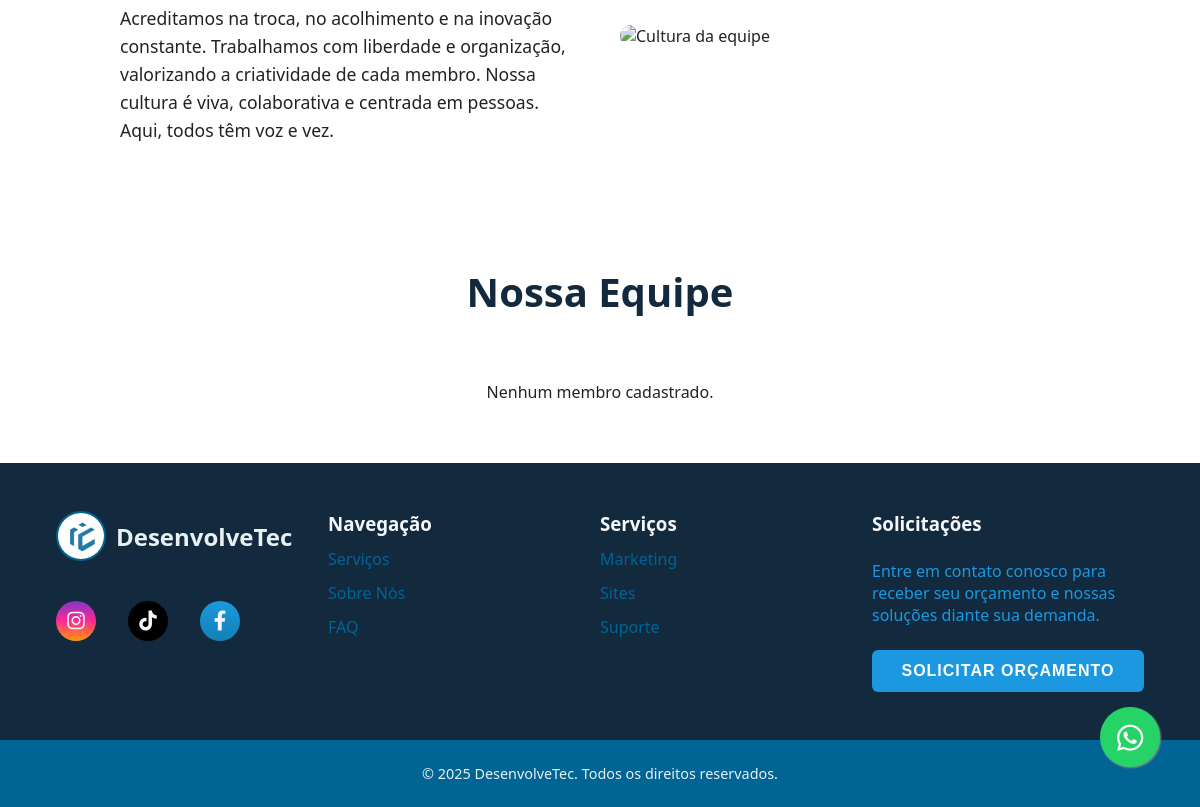
The page /DesenvolveTEC-main/sobre.php (lower part) on the database as committed earlier.
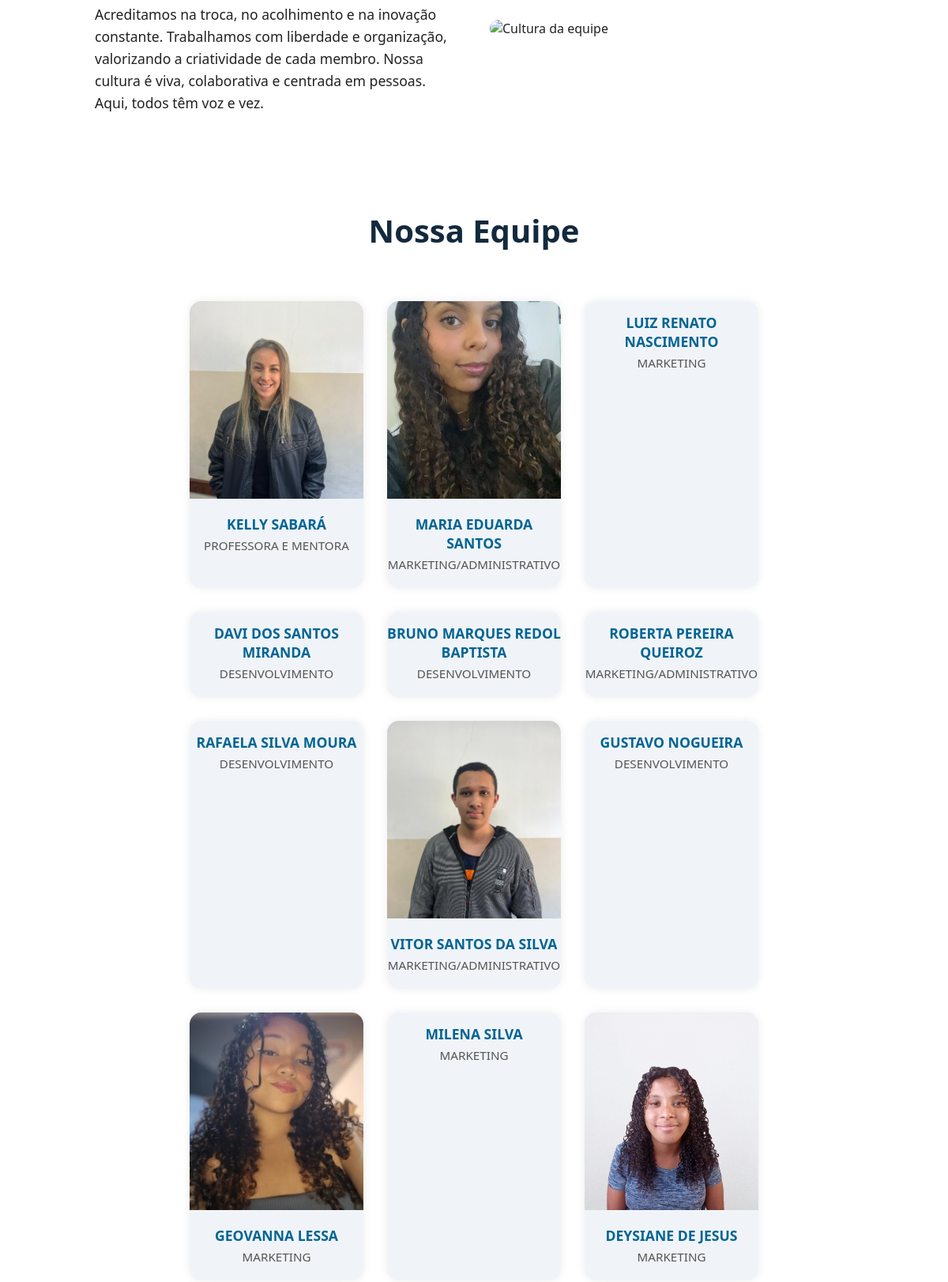
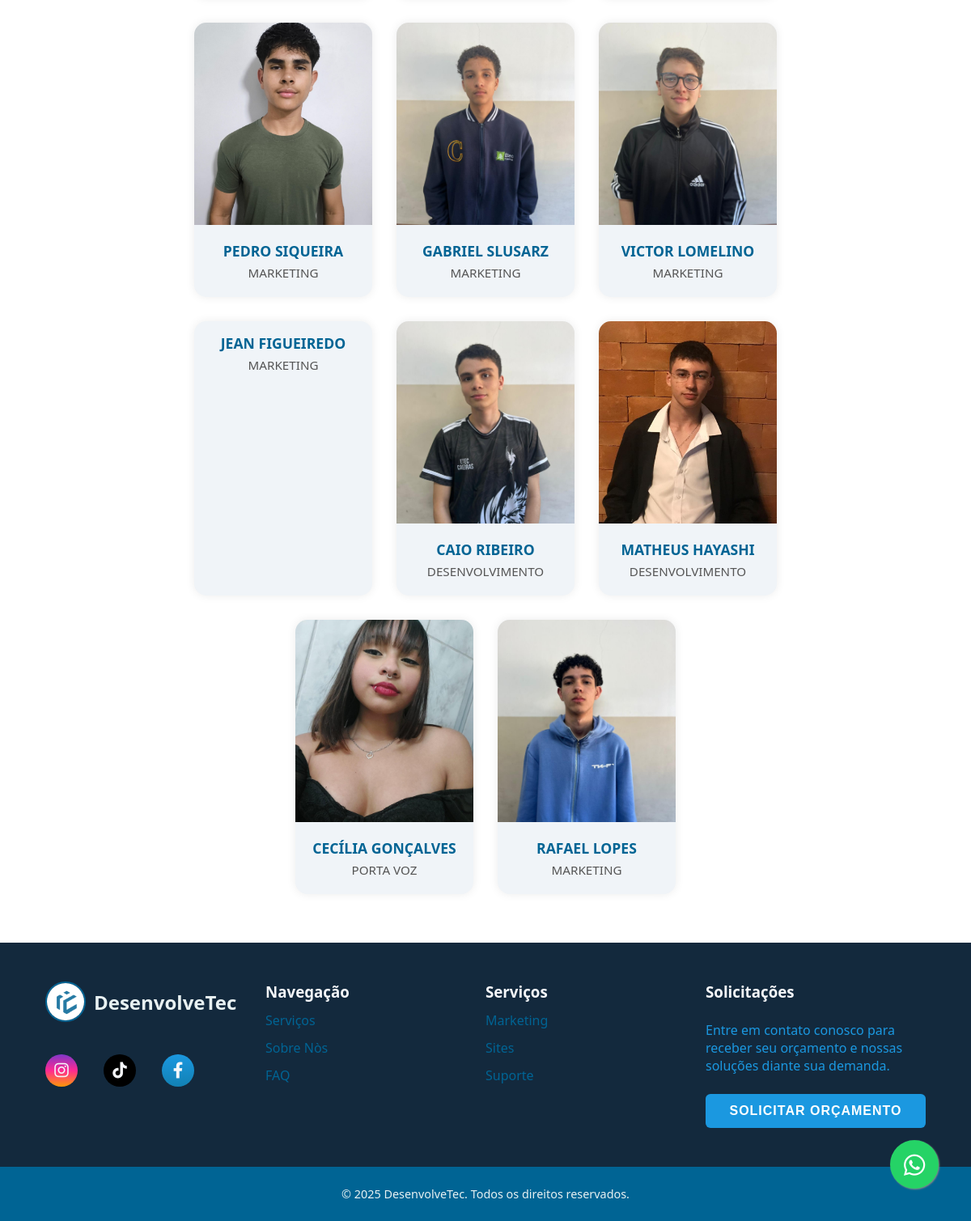
The same page on the database as committed later (2 pictures, top to bottom).
### tables this page shows
CREATE TABLE IF NOT EXISTS equipe (
    id INT PRIMARY KEY AUTO_INCREMENT,
    nome VARCHAR(100) NOT NULL,
    cargo VARCHAR(100) NOT NULL,
    foto VARCHAR(255) DEFAULT NULL,
    descricao TEXT,
    ordem_exibicao INT DEFAULT 0,
    ativo BOOLEAN DEFAULT TRUE,
    data_criacao TIMESTAMP DEFAULT CURRENT_TIMESTAMP
);

### DesenvolveTEC-main/sobre.php (the view, shortened to what this page needs)
<!DOCTYPE html>
<html lang="pt-BR">
<head>
  <link rel="stylesheet" href="css/estilo.css">
  <link rel="stylesheet" href="css/sobre.css">
  <link rel="stylesheet" href="https://cdnjs.cloudflare.com/ajax/libs/font-awesome/6.0.0-beta3/css/all.min.css">
</head>
<body>
  <?php
$conn = new mysqli("localhost", "root", "", "desenvolvetec");
$sql = "SELECT nome, cargo, foto FROM equipe";
$result = $conn->query($sql);
?>
  <section class="bloco">
    <div class="texto">
      <p>Acreditamos na troca, no acolhimento e na inovação constante. Trabalhamos com liberdade e organização,
        valorizando a criatividade de cada membro. Nossa cultura é viva, colaborativa e centrada em pessoas. Aqui, todos
        têm voz e vez.</p>
    </div>
    <div class="imagem">
      <img src="imagens/cultura.png" alt="Cultura da equipe">
    </div>
  </section>
  <section class="equipe">
    <h2>Nossa Equipe</h2>
    <br>
    <div class="membros">
      <?php if ($result && $result->num_rows > 0): ?>
      <?php while($row = $result->fetch_assoc()): ?>
      <div class="membro">
        <?php if (!empty($row['foto'])): ?>
          <img src="<?php echo htmlspecialchars($row['foto']); ?>"
               alt="Foto de <?php echo htmlspecialchars($row['nome']); ?>"
               onerror="this.style.display='none'; this.nextElementSibling.style.display='block'">
        <?php else: ?>
          <div class="avatar-fallback" style="width:100%; height:250px; background:#ddd; display:flex; align-items:center; justify-content:center;">
            <i class="fas fa-user" style="font-size: 3rem; color: #666;"></i>
          </div>
        <?php endif; ?>
        <h4><?php echo htmlspecialchars($row['nome']); ?></h4>
        <p><?php echo htmlspecialchars($row['cargo']); ?></p>
      </div>
      <?php endwhile; ?>
      <?php else: ?>
      <p>Nenhum membro cadastrado.</p>
      <?php endif; ?>
    </div>
  </section>
  <footer>
    <div id="footer_content">
      <div id="footer_contacts">
        <div class="logo" id="logo-footer">
          <img src="imagens/logo_azul.png" alt="Logo DesenvolveTec" class="logo-circle">
          <p>DesenvolveTec</p>
        </div>
        <div id="footer_social_media">
          <a href="https://www.instagram.com/agenciadesenvolvetec?utm_source=ig_web_button_share_sheet&igsh=MWsyazAzZ280azNwdA=="
            class="footer-link" id="instagram">
            <i class="fa-brands fa-instagram"></i>
          </a>
          <a href="https://www.tiktok.com/@agencia.desenvolvetec?_t=ZM-8xV33kPaLNm&_r=1" class="footer-link"
            id="tiktok">
            <i class="fa-brands fa-tiktok"></i>
          </a>
          <a href="https://m.facebook.com/61577504643455/" class="footer-link" id="facebook">
            <i class="fa-brands fa-facebook-f"></i>
          </a>
        </div>
      </div>
      <ul class="footer-list">
        <li>
          <h3>Navegação</h3>
        </li>
        <li>
          <a href="servicos.php" class="footer-link">Serviços</a>
        </li>
        <li>
          <a href="sobre.php" class="footer-link">Sobre Nòs</a>
        </li>
        <li>
          <a href="contato.php" class="footer-link">FAQ</a>
        </li>
      </ul>
      <ul class="footer-list">
        <li>
          <h3>Serviços</h3>
        </li>
        <li>
          <a href="#" class="footer-link">Marketing</a>
        </li>
        <li>
          <a href="#" class="footer-link">Sites</a>
        </li>
        <li>
          <a href="#" class="footer-link">Suporte</a>
        </li>
      </ul>
      <div id="footer_subscribe">
        <h3>Solicitações</h3>
        <p>
          Entre em contato conosco para receber seu orçamento e
          nossas soluções diante sua demanda.
        </p>
        <button class="btn btn-footer" id="btn-hero">Solicitar Orçamento</button>
      </div>
    </div>
    <div id="footer_copyright">
      <p>&copy; 2025 DesenvolveTec. Todos os direitos reservados.</p>
    </div>
  </footer>
  <a class="whatsapp-link" href="https://web.whatsapp.com/send?phone=55 11 91281-2313">
    <i class="fa-brands fa-whatsapp"></i>
  </a>
</body>
</html>

### DesenvolveTEC-main/css/estilo.css (style rules this page uses)
:root { --azul-escuro: #13293D; --azul-medio: #006494; --azul-claro: #247BA0; --azul-vivo: #1B98E0; --azul-mediano: #1281b4; --cinza-letra: #bed8ff; --cinza-claro: #E8F1F2; --letras-top: rgb(35, 41, 41); --cinza-fundo: #f5f7fa; --cinza-texto: #555555; --azul-transparente:#52829e3d; --texto: #222; }
* { margin: 0; padding: 0; box-sizing: border-box; }
body, html { font-family: 'Arial', sans-serif; height: 100%; }
.logo { display: flex; align-items: center; gap: 10px; color: var(--cinza-claro); text-decoration: none; font-weight: bold; font-size: 1.5rem; }
.logo-circle { width: 50px; height: 50px; border-radius: 50%; object-fit: cover; border: 2px solid var(--azul-medio); }
.btn { background-color: var(--azul-vivo); color: white; padding: 12px 24px; border: none; border-radius: 6px; font-size: 1rem; cursor: pointer; transition: all 0.3s ease; text-transform: uppercase; font-weight: bold; letter-spacing: 1px; }
footer { width: 100%; color: var(--cinza-fundo); }
.footer-link { text-decoration: none; }
#footer_content { background-color: var(--azul-escuro); display: grid; grid-template-columns: repeat(4, 1fr); padding: 3rem 3.5rem; }
#footer_social_media { display: flex; gap: 2rem; margin-top: 1.5rem; }
#footer_social_media .footer-link { display: flex; align-items: center; justify-content: center; height: 2.5rem; width: 2.5rem; color: var(--color-neutral-40); border-radius: 50%; transition: all 0.4s; }
#footer_social_media .footer-link i { font-size: 1.25rem; }
#instagram { background: linear-gradient(#7f37c9, #ff2992, #ff9807); }
#tiktok { background-color: black; }
#facebook { background: linear-gradient(#1B98E0,#1281b4); }
.footer-list { display: flex; flex-direction: column; gap: 0.75rem; list-style: none; }
.footer-list .footer-link { color: var(--azul-medio); transition: all 0.4s; }
#footer_subscribe { display: flex; flex-direction: column; gap: 1.5rem; }
#footer_subscribe p { color: var(--azul-vivo); }
#footer_copyright { text-align: center; background-color: var(--azul-medio); color: var(--cinza-claro); font-size: 0.9rem; padding: 1.5rem; font-weight: 100; width: 100%; box-sizing: border-box; }
#logo-footer { margin-bottom: 40px; }
.imagem { flex: 1; }
.imagem img { width: 100%; border-radius: 5px; }
.whatsapp-link { position: fixed; width: 60px; height: 60px; bottom: 40px; right: 40px; background-color: #25d366; color: #fff; border-radius: 50px; text-align: center; font-size: 30px; box-shadow: 1px 1px 2px #888; }
.whatsapp-link .fa-whatsapp { margin-top: 16px; }
.bloco { display: flex; align-items: center; justify-content: space-between; padding: 60px 10%; gap: 40px; flex-wrap: wrap; }
.texto { flex: 1; }
.texto p { font-size: 1.1rem; line-height: 1.6; }

### DesenvolveTEC-main/css/sobre.css (style rules this page uses)
body { font-family: "Segoe UI", sans-serif; color: var(--texto); background-color: #fff; }
.bloco { display: flex; align-items: center; justify-content: space-between; padding: 60px 10%; gap: 40px; flex-wrap: wrap; }
.texto { flex: 1; }
.texto p { font-size: 1.1rem; line-height: 1.6; }
.imagem { flex: 1; }
.imagem img { width: 100%; border-radius: 15px; }
.equipe { text-align: center; padding: 60px 10%; }
.equipe h2 { font-size: 2.5rem; color: var(--azul-escuro); margin-bottom: 40px; }
.membros { display: flex; flex-wrap: wrap; justify-content: center; gap: 30px; }
.membro { width: 220px; background-color: #f0f4f8; border-radius: 15px; overflow: hidden; padding-bottom: 20px; box-shadow: 0 0 12px rgba(0, 0, 0, 0.08); transition: transform 0.3s; }
.membro img { width: 100%; height: 250px; object-fit: cover; }
.membro h4 { margin: 15px 0 5px; font-size: 1.1rem; color: var(--azul-medio); }
.membro p { font-size: 0.95rem; color: #555; }

Rows that differ between the two databases and show on the page:
added equipe: foto (picture), nome "KELLY SABARÁ", cargo "PROFESSORA E MENTORA"
added equipe: foto (picture), nome "MARIA EDUARDA SANTOS", cargo "MARKETING/ADMINISTRATIVO"
added equipe: nome "LUIZ RENATO NASCIMENTO", cargo "MARKETING"
added equipe: nome "DAVI DOS SANTOS MIRANDA", cargo "DESENVOLVIMENTO"
added equipe: nome "BRUNO MARQUES REDOL BAPTISTA", cargo "DESENVOLVIMENTO"
added equipe: nome "ROBERTA PEREIRA QUEIROZ", cargo "MARKETING/ADMINISTRATIVO"
added equipe: nome "RAFAELA SILVA MOURA", cargo "DESENVOLVIMENTO"
added equipe: foto (picture), nome "VITOR SANTOS DA SILVA", cargo "MARKETING/ADMINISTRATIVO"
added equipe: nome "GUSTAVO NOGUEIRA", cargo "DESENVOLVIMENTO"
added equipe: foto (picture), nome "GEOVANNA LESSA", cargo "MARKETING"
added equipe: nome "MILENA SILVA", cargo "MARKETING"
added equipe: foto (picture), nome "DEYSIANE DE JESUS", cargo "MARKETING"
added equipe: foto (picture), nome "PEDRO SIQUEIRA", cargo "MARKETING"
added equipe: foto (picture), nome "GABRIEL SLUSARZ", cargo "MARKETING"
added equipe: foto (picture), nome "VICTOR LOMELINO", cargo "MARKETING"
added equipe: nome "JEAN FIGUEIREDO", cargo "MARKETING"
added equipe: foto (picture), nome "CAIO RIBEIRO", cargo "DESENVOLVIMENTO"
added equipe: foto (picture), nome "MATHEUS HAYASHI", cargo "DESENVOLVIMENTO"
added equipe: foto (picture), nome "CECÍLIA GONÇALVES", cargo "PORTA VOZ"
added equipe: foto (picture), nome "RAFAEL LOPES", cargo "MARKETING"
Other text that changed with them:
text no longer shown: "Nenhum membro cadastrado."
